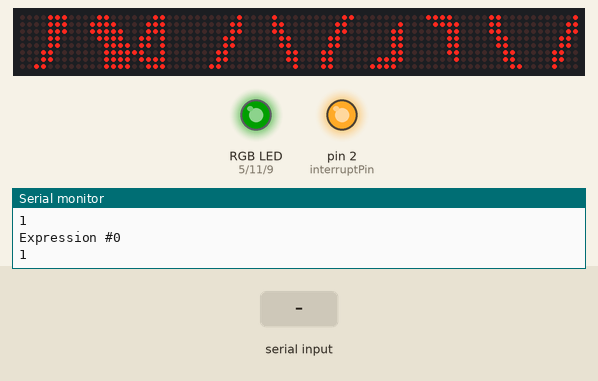
Recording of a sketch running on a simulated Arduino Uno, built with avr-gcc and run on an emulated ATmega328P. Shown: 80×8 LED matrix, an RGB LED mixed from three pins (HIGH = lit), output pins drawn as LEDs (lit = HIGH), the last lines printed to the serial monitor. The test bench sets the inputs (shaded band). Dim RGB values are drawn brighter than linear.

Above: at 1.2 s.
1.3 s: "2" received over Serial
At 3.1 s:
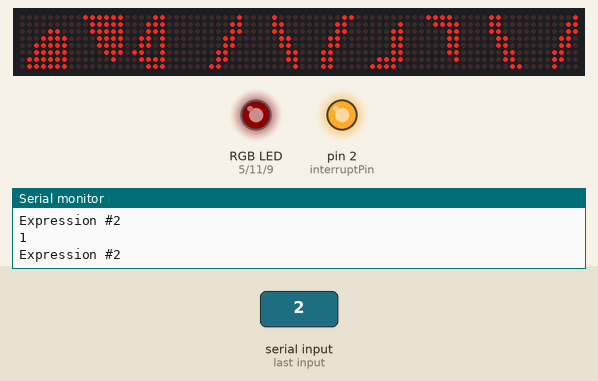
3.5 s: "1" received over Serial
At 5.1 s:
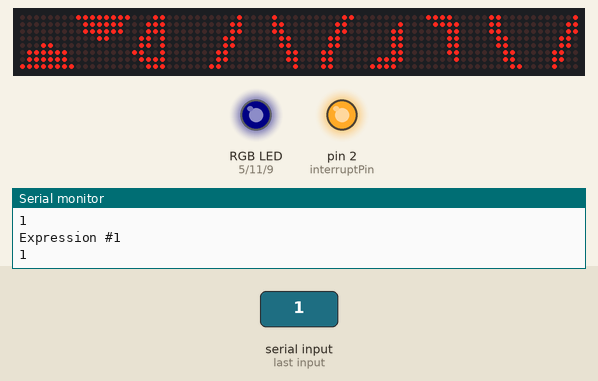
6.3 s: "0" received over Serial
At 7.4 s:
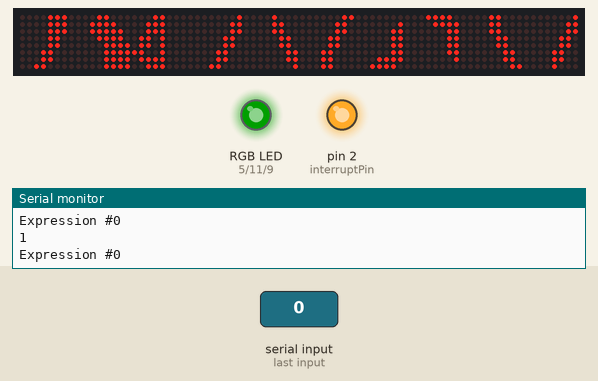
Timing chart, 0 to 9.3 s (numbered marks = the images above; inputs shaded):
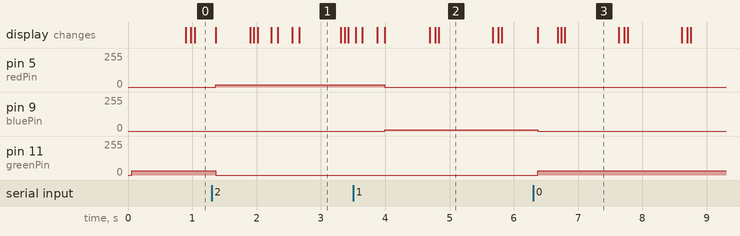

Measured:
- after the input at 1.3 s, pin 5 (redPin): 0/255 → 16/255 after 0.06 s; pin 11 (greenPin): 32/255 → 0/255 after 0.06 s; the display: changes after 0.06 s (image 1)
- after the input at 3.5 s, pin 5 (redPin): 16/255 → 0/255 after 0.49 s; pin 9 (bluePin): 0/255 → 8/255 after 0.49 s; the display: first differs from a run without the input after 0.49 s (image 2)
- after the input at 6.3 s, pin 9 (bluePin): 8/255 → 0/255 after 0.07 s; pin 11 (greenPin): 0/255 → 32/255 after 0.07 s; the display: changes after 0.07 s (image 3)
- what the display in image 1 shows lasts 0.6 s, from 2.7 s to 3.3 s
- what the display in image 2 shows lasts 0.9 s, from 4.8 s to 5.7 s

The sketch:

Protogen_OS_V3.1_mod.ino
```cpp
 /*
  Version 3.1   Last update: 11-02-2020
  This code will control the Left and right of the protogen helmet matrices.

  The library for controlling the matrices has to be added to the Arduino IDE before the code can work. The library
  that comes with this code has been modified so that you can link up to 14 matrices instead of 10.

  If you ever need help or something doesn't work, send me an e-mail to feronium128@gmail.com
  or contact me on twitter @Feronium

  Below are the pieces of code listed to show the icons. A '0' means the LED is turned off,
  a '1' means the LED will be turned on.
  I'd recommend using the website linked below to make custom icons if you want
  and then copy the code below here, replacing the icons that are already listed.
  https://xantorohara.github.io/led-matrix-editor
  you can also easily turn the icons 90 or 180 degrees on this website if the matrix does not show the right orientation.

  Also please contact me if you something isn't working properly so it can be fixed in the next update.


  Have fun!

*/
#include <MaxMatrix.h>

/* If you would like to use a hall effect sensor (magnet sensor) to turn off the LED-matrices when the
   visor is taken off, you can uncomment the line below by deleting the 2 slashes. */
//#define visorSensor

//Right side of the helmet
char noseRight[] =  {8, 8, B00000000, B00000000, B10000000, B11000000, B11000000, B11111100, B01111110, B00000000};
char icon01[] =     {8, 8, B00100000,B01111000,B11011110,B11000111,B11111111,B00000000,B00000000,B00000000};
char icon02[] =     {8, 8, B00000000,B00000000,B00000000,B10000000,B11100000,B01111000,B00011110,B00000111};
char icon03[] =     {8, 8,  B00000000,B00000000,B00000000,B00000000,B00000111,B00011110,B01111000,B11100000};
char icon04[] =     {8, 8, B00000000,B00000000,B00000000,B11100000,B11111000,B00011110,B00000111,B00000001};
char Glitch01[] =   {8, 8, B00001100, B00000000, B11010100, B10001001, B00010100, B01000111, B11010001, B10100101};
char Glitch011[] =  {8, 8, B00000000, B00000000, B00000000, B11010101, B10000101, B11101010, B00010111, B00000100};
char Glitch02[] =   {8, 8, B01110100, B00000000, B01001011, B10010110, B00010010, B00000000, B00000000, B00000000};
char Glitch022[] =  {8, 8, B10100010, B01010100, B10000110, B00010010, B00000101, B00000000, B00000000, B00000000};
char Glitch03[] =   {8, 8, B00101001, B10101001, B01001011, B00101100, B01110100, B00000000, B00000000, B00000000};
char Glitch033[] =  {8, 8, B01001101, B10011010, B01101001, B10100000, B00001000, B00000000, B00000000, B00000000};
char Glitch04[] =   {8, 8, B00000000, B00000000, B10010101, B10011010, B10010111, B11101010, B10111010, B11010000};
char Glitch044[] =  {8, 8, B00000000, B00000000, B10001000, B10101010, B00011011, B10010101, B00000001, B00000000};
char Eye02[] =      {8, 8, B00000000, B00000000, B00000110, B00001111, B11111111, B11111110, B11111100, B11110000};
char Eye01[] =      {8, 8, B00000000, B00000000, B10000000, B11100000, B01111111, B00011111, B00000111, B00000000};
char Angry1[] =     {8, 8, B00000000, B11000000, B11110000, B11111000, B11111100, B11111100, B11111000, B00000000};
char Angry2[] =     {8, 8, B00000000, B00000001, B00000111, B00011111, B00111111, B01111111, B00111111, B00000000};
char Spooked1[] =   {8, 8, B00000001, B00000111, B00000111, B00001111, B00001111, B00000111, B00000111, B00000001};
char Spooked2[] =   {8, 8, B10000000, B11100000, B11100000, B11110000, B11110000, B11100000, B11100000, B10000000};

//Left side of the helmet
char noseLeft[] =   {8, 8, B00000000, B00000000, B00000001, B00000011, B00000011, B00111111, B01111110, B00000000};
char icon01L[] =    {8, 8, B00001000, B00011110, B01111011, B11100011, B11111111, B00000000, B00000000, B00000000};
char icon02L[] =    {8, 8, B00000000, B00000000, B00000000, B00000001, B00000111, B00011110, B01111000, B11100000};
char icon03L[] =    {8, 8, B00000000, B00000000, B00000000, B00000000, B11100000, B01111000, B00011110, B00000111};
char icon04L[] =    {8, 8, B00000000, B00000000, B00000000, B00000111, B00011111, B01111000, B11100000, B10000000};
char Glitch01L[] =  {8, 8, B10100101, B11010001, B01000111, B00001010, B10001001, B11010100, B00001100, B00000000};
char Glitch011L[] = {8, 8, B00000000, B00000000, B00000000, B10101011, B10100001, B01010111, B11101000, B00100000};
char Glitch02L[] =  {8, 8, B00000000, B00000000, B00000000, B00000000, B00010010, B10010110, B01001011, B01110100};
char Glitch022L[] = {8, 8, B00000000, B00000000, B00000000, B00000101, B00010010, B10000110, B01010100, B10100010};
char Glitch03L[] =  {8, 8, B00000000, B00000000, B00000000, B01110100, B00101100, B01001011, B10101001, B00101001};
char Glitch033L[] = {8, 8, B00000000, B00000000, B00000000, B00001000, B10100000, B01101001, B10011010, B01001101};
char Glitch04L[] =  {8, 8, B00000000, B00000000, B10101001, B01011001, B11101001, B01010111, B01011101, B00001011};
char Glitch044L[] = {8, 8, B00000000, B00000000, B00010001, B00000110, B01010101, B11011000, B10101001, B10000000};
char Eye02L[] =     {8, 8, B00000000, B00000000, B01100000, B11110000, B11111111, B01111111, B00111111, B00001111};
char Eye01L[] =     {8, 8, B00000000, B00000000, B00000001, B00000111, B11111110, B11111000, B11100000, B00000000};
char Angry2L[] =    {8, 8, B00000000, B00000011, B00001111, B00011111, B00111111, B00111111, B00011111, B00000000};
char Angry1L[] =    {8, 8, B00000000, B10000000, B11100000, B11111000, B11111100, B11111110, B11111100, B00000000};
char Spooked1L[] =  {8, 8, B00000001, B00000111, B00000111, B00001111, B00001111, B00000111, B00000111, B00000001};
char Spooked2L[] =  {8, 8, B10000000, B11100000, B11100000, B11110000, B11110000, B11100000, B11100000, B10000000};

const int interruptPin = 2;
const int interruptPin2 = 3;
volatile long debounceTime = 0;
volatile long currentTime = 0;

int redPin = 5; //These pins are used for the expression indicating rgb LED.
int greenPin = 11;
int bluePin = 9;

//The terms DIN, CLK and CS state where you should connect the the cables from the matrix to the Arduino,
//so DIN is connected to digital pin 6 on the arduino and the CLK on digital pin 7
int DIN = 6;   // DIN pin of MAX7219 module
int CLK = 7;   // CLK pin of MAX7219 module
int CS = 8;    // CS pin of MAX7219 module
int maxInUse = 14; //Change this number to the amount of matrixes you linked together
byte counter = 0;
byte counter2 = 0;
int column1L = 104;
int column2L = 112;
int column3L = 95;
int column4L = 103;
int column1 = 8;
int column2 = 16;
int column3 = -1;
int column4 = 7;
int state = 0;
int state2;
int stateSerial;

MaxMatrix m(DIN, CS, CLK, maxInUse);


void setup() {                        //starting up sequence
  pinMode(redPin, OUTPUT);
  pinMode(greenPin, OUTPUT);
  pinMode(bluePin, OUTPUT);

  Serial.begin(9600);
  randomSeed(analogRead(0));
  m.init();
  m.setIntensity(0);   // You can change the brightness of the matrices within a range of 0-15
  m.clear();
  pinMode(interruptPin, OUTPUT);
  digitalWrite(2, HIGH);
  attachInterrupt(digitalPinToInterrupt(2), ISR_button, FALLING);

#ifndef visorSensor
  state2 = 1;
#endif

#ifdef visorSensor
  pinMode(interruptPin2, INPUT);
  attachInterrupt(digitalPinToInterrupt(3), hallSensor, CHANGE);
  if (digitalRead(3) == 0) {
    state2 = 1;
  }
#endif
}


void loop() {                        //This is where the program loop starts.
  Serial.println(state2);
  if (state2 == 1) {                 //The Hall sensor Detects wheter the visor is attached, only then will the leds turn on

    if (Serial.available() > 0) {    //Used for input through bluetooth or serial monitor instead of button.
      stateSerial = Serial.read();   //Mainly for testing purposes
    }
    if (stateSerial == '0') {
      state = 0;
    }
    if (stateSerial == '1') {
      state = 1;
    }
    if (stateSerial == '2') {
      state = 2;
    }

    m.writeSprite(88, 0, icon01L);          //Icons for the mouth and nose are being turned on here
    m.writeSprite(80, 0, icon02L);
    m.writeSprite(72, 0, icon03L);
    m.writeSprite(64, 0, icon04L);
    m.writeSprite(56, 0, noseLeft);
    m.writeSprite(48, 0, noseRight);

    m.writeSprite(40, 0, icon04);
    m.writeSprite(32, 0, icon03);
    m.writeSprite(24, 0, icon02);
    m.writeSprite(16, 0, icon01);

    if (counter2 > 17) {                    //The blinking animation begins here
      for (int i = 0; i < 5; i++) {
        column1L = column1L - 1;
        column2L = column2L - 1;
        column1 = column1 - 1;
        column2 = column2 - 1;
        column3L = column3L + 1;
        column4L = column4L + 1;
        column3 = column3 + 1;
        column4 = column4 + 1;
        m.setColumn(column1L, 00000000);
        m.setColumn(column2L, 00000000);
        m.setColumn(column3L, 00000000);
        m.setColumn(column4L, 00000000);
        m.setColumn(column1, 00000000);
        m.setColumn(column2, 00000000);
        m.setColumn(column3, 00000000);
        m.setColumn(column4, 00000000);
        delay(15);
        counter2++;
      }
      column1L = 104;
      column2L = 112;
      column3L = 95;
      column4L = 103;
      column1 = 8;
      column2 = 16;
      column3 = -1;
      column4 = 7;
      counter2 = 0;
    }
    counter2++;
    Serial.print(("Expression #"));
    Serial.println(state);

    switch (state) {                      //First button press: Happy expression
      case 0:
        m.writeSprite(104, 0, Eye01L);
        m.writeSprite(96, 0, Eye02L);
        m.writeSprite(8, 0, Eye02);
        m.writeSprite(0, 0, Eye01);
        setColor(0, 32, 0);               //Makes the colour of the rgb LED green
        //You can enter any number between 0 and 255 to make any colour combination.
        //255,255,255 for example would show a white colour and a lower number would dimm the LED.
        //(the 16,8 million colours were not a lie :P)
        break;

      case 1:                             //Second button press: Surprised
        m.writeSprite(104, 0, Spooked1L);
        m.writeSprite(96, 0, Spooked2L);
        m.writeSprite(8, 0, Spooked1);
        m.writeSprite(0, 0, Spooked2);
        setColor(0, 0, 8);              //Makes the colour of the LED blue
        break;

      case 2:                             //Third button press: Angry expression
        m.writeSprite(104, 0, Angry2L);
        m.writeSprite(96, 0, Angry1L);
        m.writeSprite(8, 0, Angry2);
        m.writeSprite(0, 0, Angry1);
        setColor(16, 0, 0);               //Makes the colour of the LED red
        counter++;

        if (counter == 16) {
          m.writeSprite(64, 0, Glitch044L);
          m.writeSprite(72, 0, Glitch033L);
          m.writeSprite(80, 0, Glitch022L);
          m.writeSprite(88, 0, Glitch011L);
          m.writeSprite(16, 0, Glitch011);
          m.writeSprite(24, 0, Glitch022);
          m.writeSprite(32, 0, Glitch033);
          m.writeSprite(40, 0, Glitch044);
          delay(75);
          counter++;
        }
        if ((counter >= 17) && (counter < 18)) {
          m.writeSprite(88, 0, icon01L);
          m.writeSprite(80, 0, icon02L);
          m.writeSprite(72, 0, icon03L);
          m.writeSprite(64, 0, icon04L);
          m.writeSprite(40, 0, icon04);
          m.writeSprite(32, 0, icon03);
          m.writeSprite(24, 0, icon02);
          m.writeSprite(16, 0, icon01);
          delay(200);
          counter++;
        }
        if (counter >= 18) {
          m.writeSprite(64, 0, Glitch04L);
          m.writeSprite(72, 0, Glitch03L);
          m.writeSprite(80, 0, Glitch02L);
          m.writeSprite(88, 0, Glitch01L);
          m.writeSprite(16, 0, Glitch01);
          m.writeSprite(24, 0, Glitch02);
          m.writeSprite(32, 0, Glitch03);
          m.writeSprite(40, 0, Glitch04);
          delay(75);
          counter = 0;
        }
        break;
    }
  }
  else {
    m.clear();
  }
}


void ISR_button() {                               //Stuff you shouldn't touch :P
  currentTime = millis();
  if ((currentTime - debounceTime) > 250) {
    if (state < 2) {
      state++;
    }
    else {
      state = 0;
    }
  }
  debounceTime = currentTime;
}

void hallSensor() {                              //Stuff you shouldn't touch :P
  currentTime = millis();
  if ((currentTime - debounceTime) > 25) {
    if (digitalRead(3) == 0) {
      state2 = 1;
    }
    else {
      state2 = 0;
    }
  }
  debounceTime = currentTime;
}

void setColor(int redValue, int greenValue, int blueValue) {
  analogWrite(redPin, redValue);
  analogWrite(greenPin, greenValue);
  analogWrite(bluePin, blueValue);
}
```
